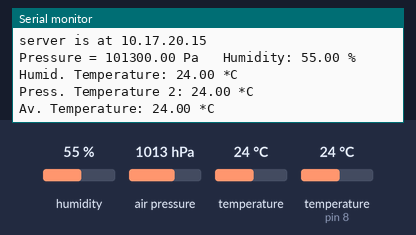
This sketch was run on a simulated Arduino Uno, built with avr-gcc and run on an emulated ATmega328P. Parts: the last lines printed to the serial monitor. Wiring (inferred from the names in the program): DHT22 sensor: data pin 8. The inputs (shaded band) are chosen by the test bench; at power-on: air pressure 1013 hPa, humidity 55 %, temperature 24 °C, temperature (sensor on pin 8) 24 °C. WiFi joins after 1.5 s; servers stay silent unless stated.

Above: at 1.5 s.
1.6 s: air pressure set to 952 hPa
At 2.6 s:
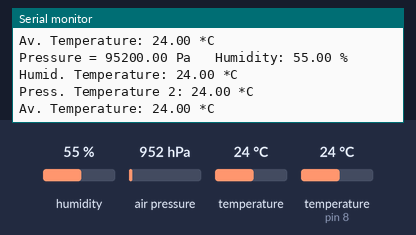
8.9 s: humidity set to 22 %
10.4 s: temperature (sensor 0) set to 12 °C
At 11.8 s:
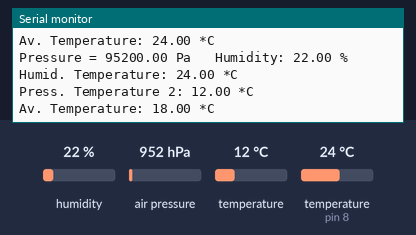
11.9 s: temperature (sensor on pin 8) set to 12 °C
13.4 s: humidity set to 40 %
At 14.7 s:
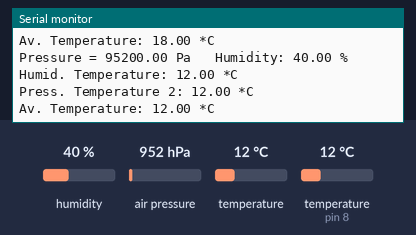
14.9 s: air pressure set to 975 hPa
At 16.7 s:
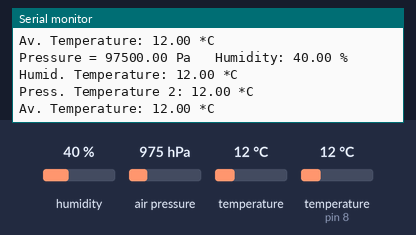
Timing chart, 0 to 17.4 s (numbered marks = the images above; inputs shaded):
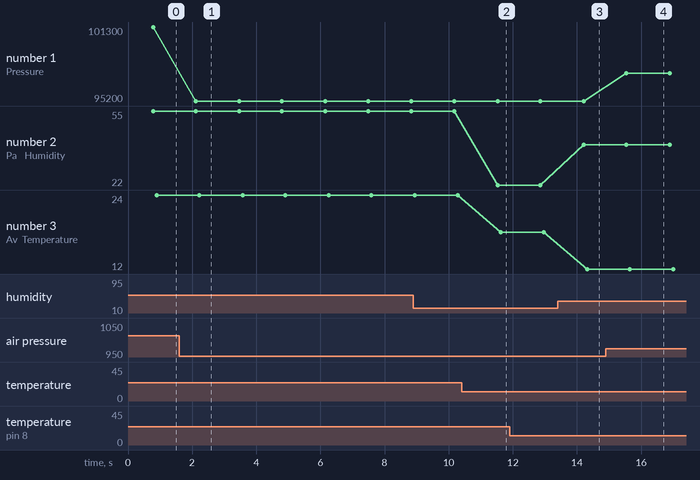

The sketch:

weatherstation.ino
```cpp
#include <SPI.h>
#include <Ethernet.h>
#include <avr/wdt.h>
#include <Wire.h>
#include <Adafruit_BMP085.h>
#include <DHT.h>

#define DHTPIN 8     // what pin we're connected to

#define DHTTYPE DHT22   // DHT 22  (AM2302)

//RTC_Millis RTC;
DHT dht(DHTPIN, DHTTYPE);

Adafruit_BMP085 bmp;

// Enter a MAC address and IP address for your controller below.
byte mac[] = {
  0xDE, 0xAD, 0xBE, 0xEF, 0xFE, 0xED };
  IPAddress ip(10, 17, 20, 15);
  IPAddress dns1(10, 17, 1, 21);
  IPAddress gateway(10, 17, 0, 254);
  IPAddress subnet(255, 255, 0, 0);
// Initialize the Ethernet server library
// with the IP address and port you want to use
// (port 80 is default for HTTP):
EthernetServer server(80);

void setup() {
  Serial.begin(9600);

  //initiate the various sensors and components
  Wire.begin();
  wdt_enable(WDTO_2S);
  dht.begin();
  bmp.begin();

  if (!bmp.begin()) {
	Serial.println("Could not find a valid BMP085 sensor, check wiring!");
	while (1) {}
  }

  // start the Ethernet connection and the server:
  Ethernet.begin(mac, ip, dns1, gateway, subnet);
  server.begin();
  Serial.print("server is at ");
  Serial.println(Ethernet.localIP());
}

void loop() {
  // Reading temperature or humidity takes about 250 milliseconds!
  // Sensor readings may also be up to 2 seconds 'old' (its a very slow sensor)
  float h = dht.readHumidity();
  float th = dht.readTemperature();
  float tp = bmp.readTemperature();
  float t = (dht.readTemperature()+bmp.readTemperature())/2;
  float p = bmp.readPressure();
  Serial.print("Pressure = ");
  Serial.print(p);
  Serial.print(" Pa");
  Serial.print(" \t");
  // check if returns are valid, if they are NaN (not a number) then something went wrong!
  if (isnan(t) || isnan(h)) {
    Serial.println("Failed to read from DHT");
  } else {
    Serial.print("Humidity: ");
    Serial.print(h);
    Serial.print(" %\t");
    Serial.print("Humid. Temperature: ");
    Serial.print(th);
    Serial.println(" *C");
    Serial.print("Press. Temperature 2: ");
    Serial.print(tp);
    Serial.println(" *C");
    Serial.print("Av. Temperature: ");
    Serial.print(t);
    Serial.println(" *C");
  }
    wdt_reset();
    delay(500);

  EthernetClient client = server.available();
  if (client) {
    // an http request ends with a blank line
    boolean currentLineIsBlank = true;
    while (client.connected()) {
      if (client.available()) {
        char c = client.read();
        Serial.write(c);
        // if you've gotten to the end of the line (received a newline
        // character) and the line is blank, the http request has ended,
        // so you can send a reply
        if (c == '\n' && currentLineIsBlank) {
        client.println();
          client.println ("{");
          client.print("\"Humid_Temperature\": ");
          client.print(th);
          client.println(",");
          client.print("\"Press_Temperature\": ");
          client.print(tp);
          client.println(",");
          client.print("\"Av_Temperature\": ");
          client.print(t);
          client.println(",");
          client.print("\"Humidity\": ");
          client.print(h);
          client.println(",");
          client.print("\"Pressure\": ");
          client.println(p);
          client.println("}");

          break;
        }
        if (c == '\n') {
          // you're starting a new line
          currentLineIsBlank = true;
        }
        else if (c != '\r') {
          // you've gotten a character on the current line
          currentLineIsBlank = false;
        }
      }
    }
    // give the web browser time to receive the data
    delay(1);
    // close the connection:
    client.stop();
  }
}
```

Measured:
- after the input at 1.6 s, the serial monitor: prints a new line after 0.52 s (image 1)
- after the input at 10.4 s, the serial monitor: prints a new line after 1.2 s (image 2)
- after the input at 13.4 s, the serial monitor: prints a new line after 0.81 s (image 3)
- after the input at 14.9 s, the serial monitor: prints a new line after 0.64 s (image 4)
- plotted number 1: 101300 → 95200 after the input at 1.6 s, 95200 → 97500 after the input at 14.9 s
- plotted number 2: 22 → 40 after the input at 13.4 s
- plotted number 3: 24 → 18 after the input at 10.4 s
